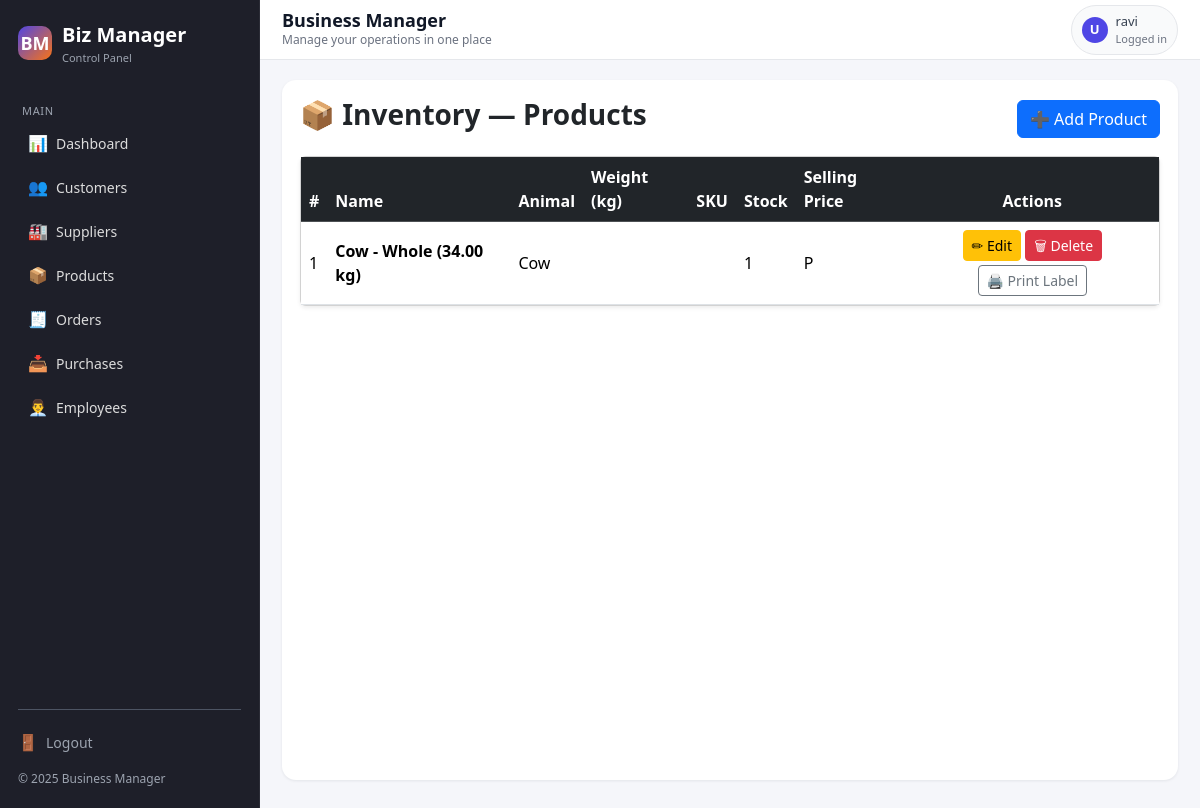
Screenshot of /inventory/ (signed in) with the database file from the repository.
### inventory/models.py (models this page shows, shortened)
class Product(models.Model):
    ANIMAL_CHOICES = [
        ("Cow", "Cow"),
        ("Goat", "Goat"),
        ("Sheep", "Sheep"),
        ("Pig", "Pig"),
        ("Chicken", "Chicken"),
    ]
    MEAT_CHOICES = [
        ("Whole", "Whole"),
        ("Beef", "Beef"),
        ("Mutton", "Mutton"),
        ("Goat Meat", "Goat Meat"),
        ("Pork", "Pork"),
        ("Chicken", "Chicken"),
    ]
    animal_type = models.CharField(max_length=50, choices=ANIMAL_CHOICES)
    meat_type = models.CharField(max_length=50, choices=MEAT_CHOICES)
    weight_kg = models.DecimalField(max_digits=6, decimal_places=2)
    cost_price_per_kg = models.DecimalField(max_digits=8, decimal_places=2)
    selling_price_per_kg = models.DecimalField(max_digits=8, decimal_places=2)
    stock = models.PositiveIntegerField(default=1)
    code = models.UUIDField(default=uuid.uuid4, editable=False, unique=True)
    created_at = models.DateTimeField(auto_now_add=True)
    @property
    def name(self):
        return f"{self.animal_type} - {self.meat_type} ({self.weight_kg} kg)"

### inventory/views.py (the view)
# urls.py: path("", views.product_list, name="product_list"),
@login_required
def product_list(request):
    products = Product.objects.all().order_by("-created_at")
    return render(request, "inventory/product_list.html", {"products": products})

### templates/inventory/product_list.html
{% extends "base.html" %}
{% block content %}
<div class="d-flex justify-content-between align-items-center mb-3">
    <h3 class="fw-bold">📦 Inventory — Products</h3>
    <a href="{% url 'product_create' %}" class="btn btn-primary">
        ➕ Add Product
    </a>
</div>
<div class="card shadow-sm">
    <div class="table-responsive">
        <table class="table table-hover align-middle mb-0">
            <thead class="table-dark">
                <tr>
                    <th>#</th>
                    <th>Name</th>
                    <th>Animal</th>
                    <th>Weight (kg)</th>
                    <th>SKU</th>
                    <th>Stock</th>
                    <th>Selling Price</th>
                    <th class="text-center">Actions</th>
                </tr>
            </thead>
            <tbody>
                {% for p in products %}
                <tr>
                    <td>{{ forloop.counter }}</td>
                    <td class="fw-bold">{{ p.name }}</td>
                    <td>{{ p.animal_type }}</td>
                    <td>{{ p.weight }}</td>
                    <td>{{ p.sku }}</td>
                    <td>{{ p.stock }}</td>
                    <td>
                        P{{ p.selling_price }}
                    </td>
                    <td class="text-center">
                        <a href="{% url 'product_update' p.id %}"
                           class="btn btn-sm btn-warning mb-1">
                           ✏ Edit
                        </a>
                        <a href="{% url 'product_delete' p.id %}"
                           class="btn btn-sm btn-danger mb-1">
                           🗑 Delete
                        </a>
                        <a href="{% url 'product_print_label' p.id %}" class="btn btn-sm btn-outline-secondary">
                    🖨️ Print Label
                </a>
                    </td>
                </tr>
                {% empty %}
                <tr>
                    <td colspan="8" class="text-center text-muted py-4">
                        No products found.
                    </td>
                </tr>
                {% endfor %}
            </tbody>
        </table>
    </div>
</div>
{% endblock %}

### templates/base.html (shortened to what this page needs)
<!DOCTYPE html>
<html lang="en">
<head>
    <link href="https://cdn.jsdelivr.net/npm/bootstrap@5.3.2/dist/css/bootstrap.min.css" rel="stylesheet">
</head>
<body>
<div class="app-layout">
    <aside class="sidebar" id="sidebar">
        <div class="sidebar-brand">
            <div class="sidebar-logo">BM</div>
            <div>
                <p class="sidebar-title">Biz Manager</p>
                <p class="sidebar-subtitle">Control Panel</p>
            </div>
        </div>
        <p class="sidebar-section-label">Main</p>
        <ul class="sidebar-nav">
            <li class="sidebar-nav-item">
                <a href="{% url 'dashboard' %}" class="sidebar-nav-link">
                    <span class="icon">📊</span>
                    <span>Dashboard</span>
                </a>
            </li>
            <li class="sidebar-nav-item">
                <a href="/crm/customers/" class="sidebar-nav-link">
                    <span class="icon">👥</span>
                    <span>Customers</span>
                </a>
            </li>
            <li class="sidebar-nav-item">
                <a href="/crm/suppliers/" class="sidebar-nav-link">
                    <span class="icon">🏭</span>
                    <span>Suppliers</span>
                </a>
            </li>
            <li class="sidebar-nav-item">
                <a href="/inventory/" class="sidebar-nav-link">
                    <span class="icon">📦</span>
                    <span>Products</span>
                </a>
            </li>
            <li class="sidebar-nav-item">
                <a href="/sales/orders/" class="sidebar-nav-link">
                    <span class="icon">🧾</span>
                    <span>Orders</span>
                </a>
            </li>
            <li class="sidebar-nav-item">
                <a href="{% url 'sales_documents_dashboard' %}" class="sidebar-nav-link">
                    <span class="icon">📥</span>
                    <span>Purchases</span>
                </a>
            </li>
            <li class="sidebar-nav-item">
                <a href="/hr/employees/" class="sidebar-nav-link">
                    <span class="icon">👨‍💼</span>
                    <span>Employees</span>
                </a>
            </li>
        </ul>
        <div class="sidebar-divider"></div>
        <div class="sidebar-footer">
            <div class="mb-2">
                <a href="{% url 'logout' %}" class="sidebar-nav-link" style="padding-left: 0;">
                    <span class="icon">🚪</span>
                    <span>Logout</span>
                </a>
            </div>
            <div>© {% now "Y" %} Business Manager</div>
        </div>
    </aside>
    <div class="main-wrapper">
        <header class="topbar">
            <div class="topbar-left">
                <h1>{% block page_heading %}Business Manager{% endblock %}</h1>
                <small>{% block page_subtitle %}Manage your operations in one place{% endblock %}</small>
            </div>
            <div class="topbar-right">
                <div class="topbar-user">
                    <div class="topbar-user-avatar">
                        {{ request.user.first_name|default:"U"|first|upper }}
                    </div>
                    <div>
                        <div style="font-weight: 500;">
                            {{ request.user.get_full_name|default:request.user.username }}
                        </div>
                        <div style="font-size: 11px; color: #6b7280;">
                            Logged in
                        </div>
                    </div>
                </div>
            </div>
        </header>
        <main class="content">
            <div class="content-inner">
                {% block content %}{% endblock %}
            </div>
        </main>
    </div>
</div>
</body>
</html>

### rows the page displays
Product: name "Cow - Whole (34.00 kg)", animal_type "Cow", stock "1"

### other values shown
{{ request.user.first_name|default:"U"|first|upper }} "U"
{{ request.user.get_full_name|default:request.user.username }} "ravi"
